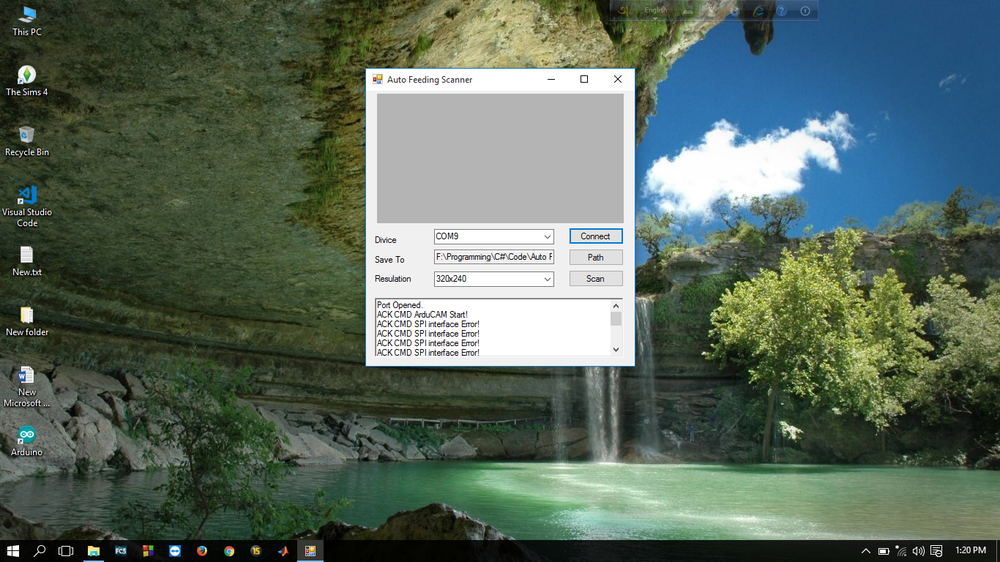
%> input picture s2.png, 1000 x 562 px, shrunk from 1366 x 768 before the run
$ octave Image.m   (GNU Octave 9; MATLAB toolbox functions it lacks are replaced by stand-ins)
%> lines starting %> are read from the running program, lines starting %| are printed output that depends on the picture
clear all;
clc;

im = imread('s2.png');
%> im is the input picture: size 562x1000x3 uint8; mean R, G, B 90.7, 106.8, 94.8

x = im(:,:,1);
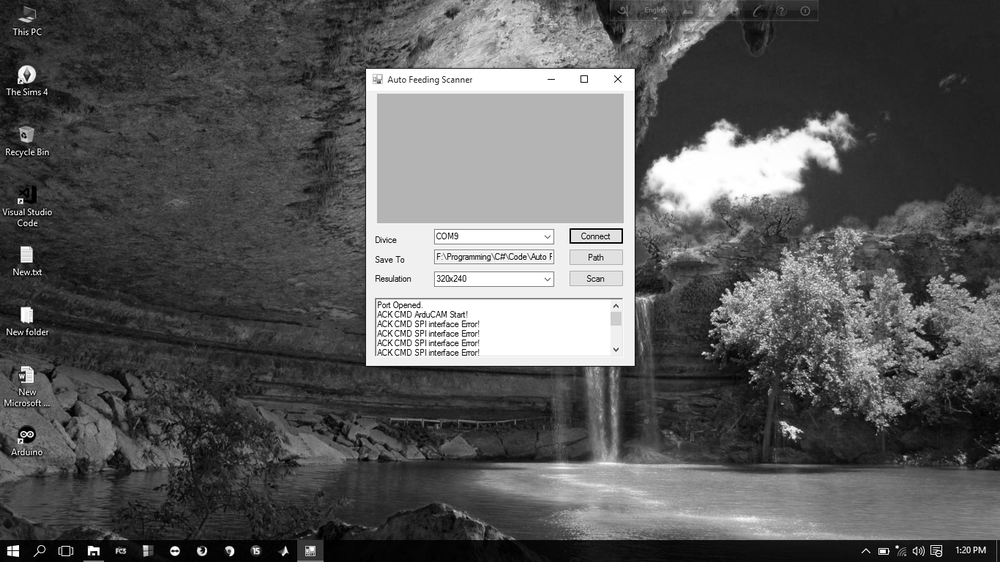
%> x: size 562x1000 uint8; min 0, max 255, mean 90.7
y = im(:,:,2);
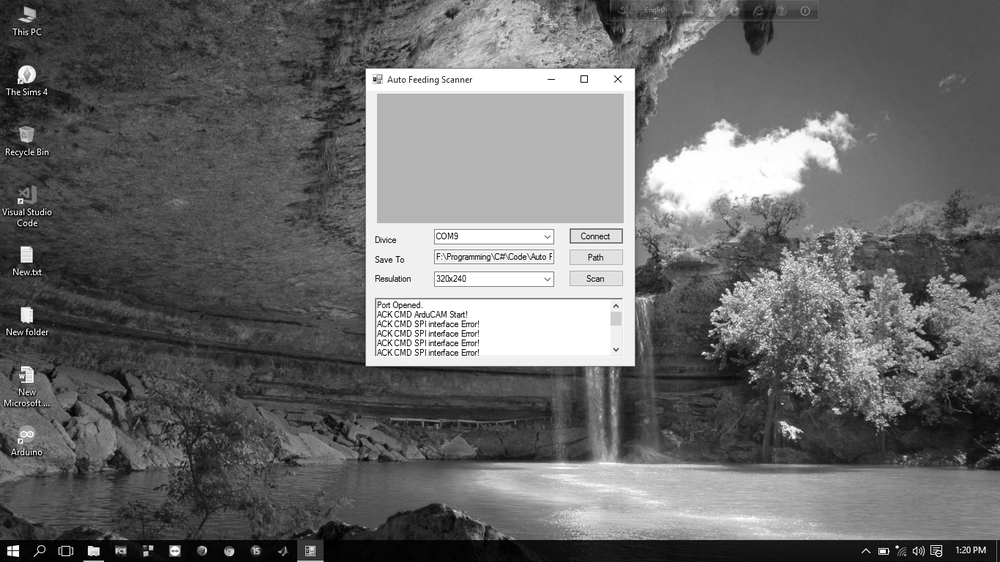
%> y: size 562x1000 uint8; min 0, max 255, mean 106.8
z = im(:,:,3);
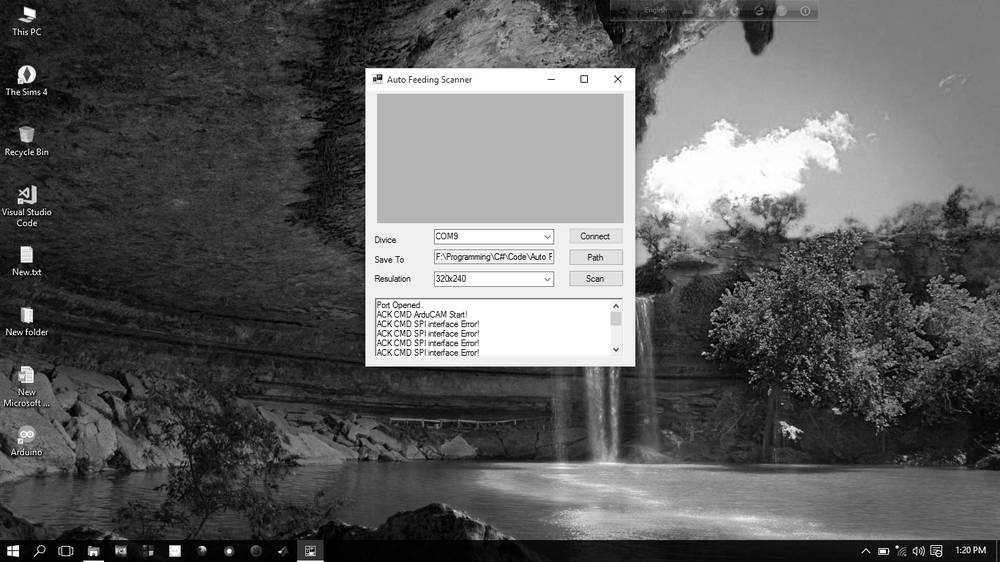
%> z: size 562x1000 uint8; min 0, max 255, mean 94.8


u = x/3+y/3+z/3;
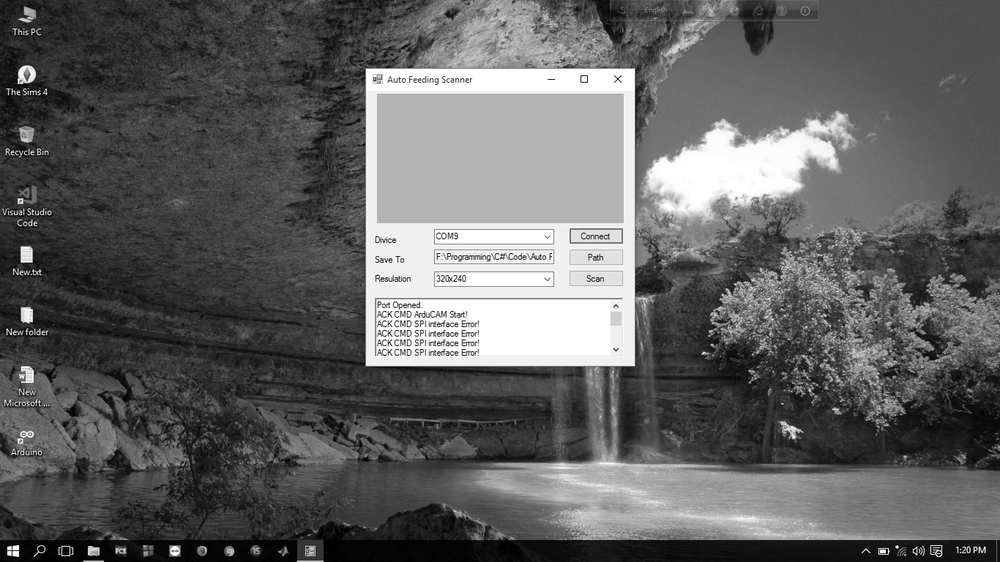
%> u: size 562x1000 uint8; min 0, max 255, mean 97.5


%u(:,:,1) = x;
%u(:,:,2) = y;
%u(:,:,3) = z;


imshow(u);

$ run again, with s1.png copied over s2.png
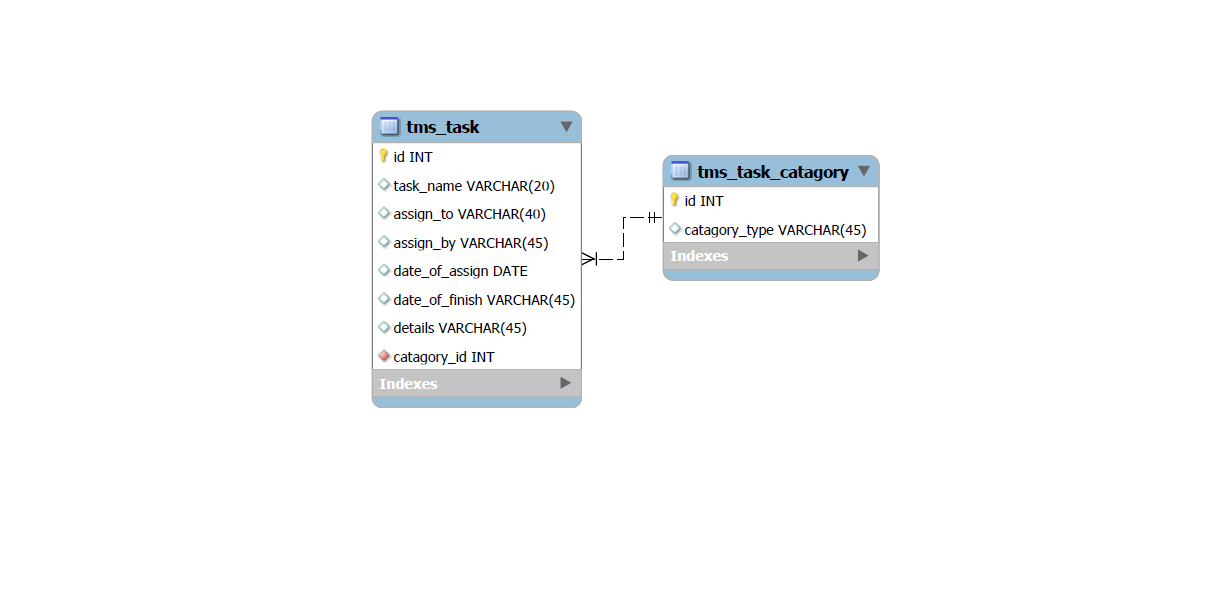
%> input picture s1.png, 1215 x 615 px
%> im is the input picture: size 615x1215x3 uint8; mean R, G, B 249.8, 250.5, 251.1
%> `x = im(:,:,1);`:
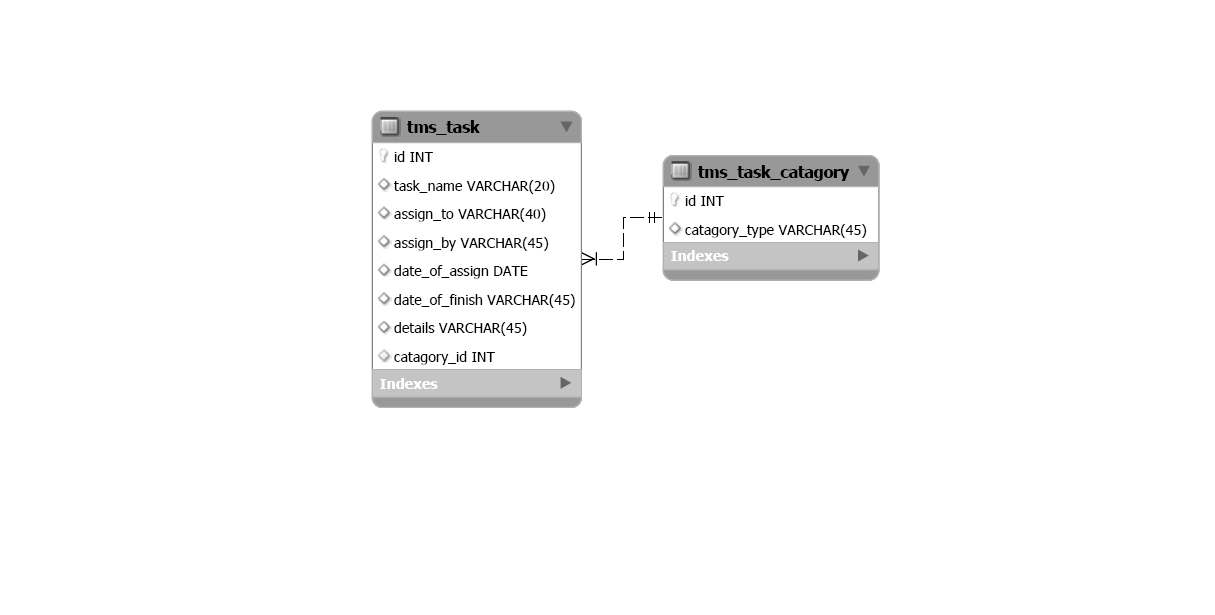
%> x: size 615x1215 uint8; min 0, max 255, mean 249.8
%> `z = im(:,:,3);`:
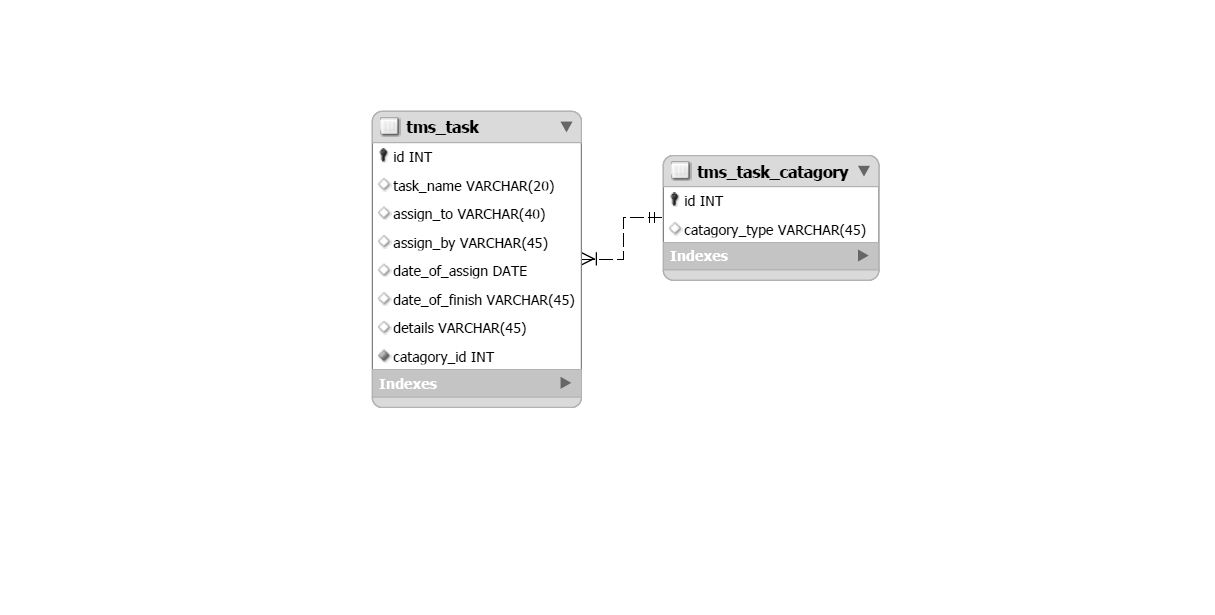
%> z: size 615x1215 uint8; min 0, max 255, mean 251.1

$ run again, with s3.png copied over s2.png
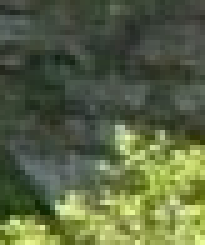
%> input picture s3.png, 41 x 49 px (shown 5 times larger)
%> im is the input picture: size 49x41x3 uint8; mean R, G, B 89, 100, 67.2
%> `z = im(:,:,3);`:
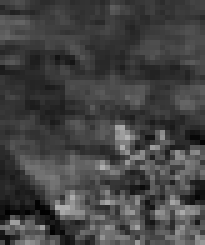
%> z: size 49x41 uint8 (shown 5 times larger); min 0, max 178, mean 67.2
%> `u = x/3+y/3+z/3;`:
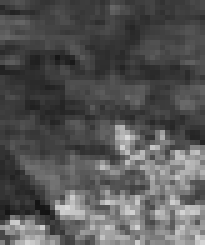
%> u: size 49x41 uint8 (shown 5 times larger); min 19, max 218, mean 85.4
